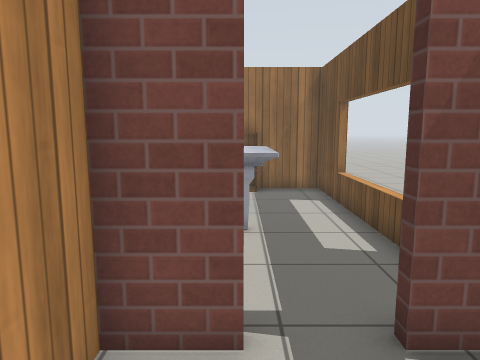
View 1 (above)

23 first-person views from a walk through a world built for the Gazebo simulator. The camera is 1.2 m above the floor, tilts 8° down and sees 70° across. The floor is counted in squares, 0.5 m on a side. Each view is taken from the middle of a square. On the plan, view 1 faces up. The plan holds only what a view shows up to about 20 squares ahead; the rest is blank. Robots are left out. Simple patterns stand in for the simulator's built-in surfaces.

View 2
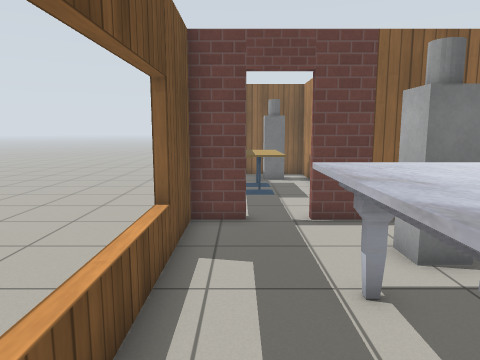

View 3
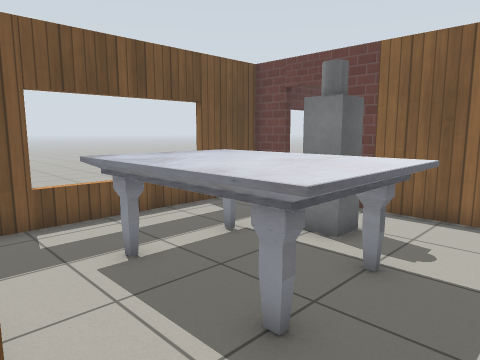

View 4
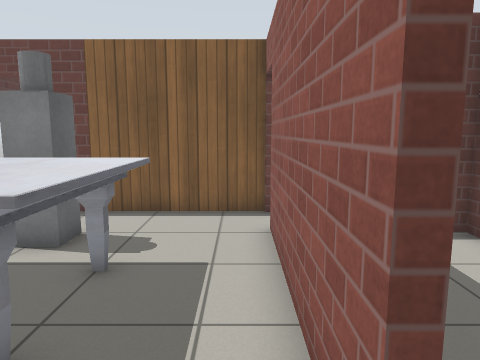

View 5
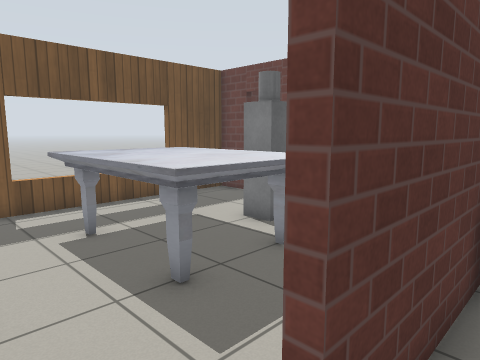

View 6
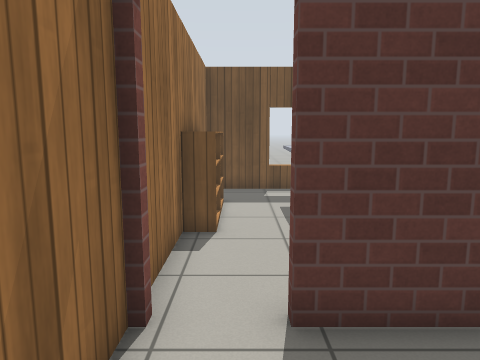

View 7
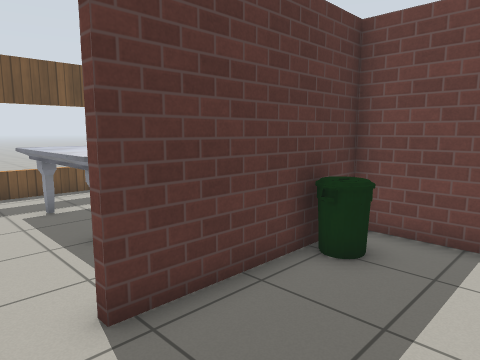

View 8
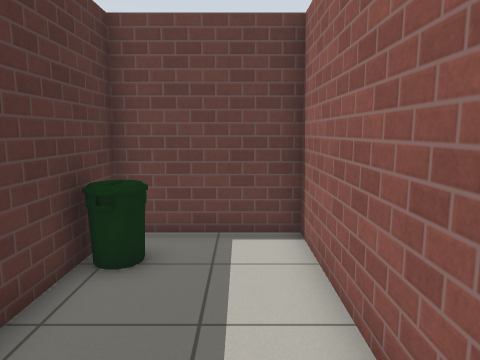

View 9
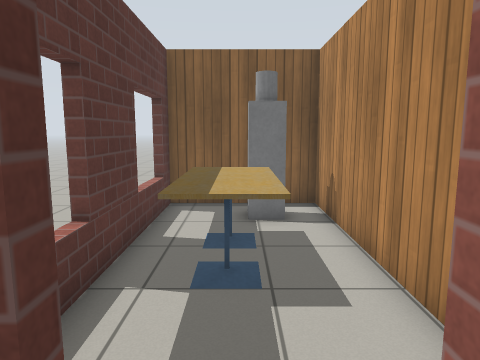

View 10
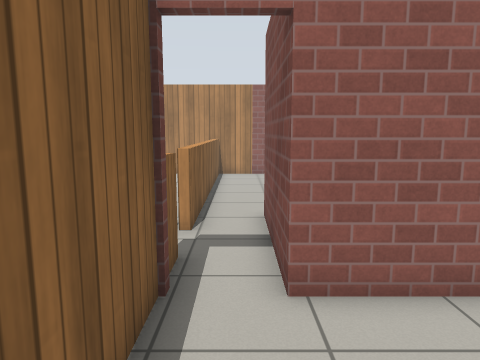

View 11
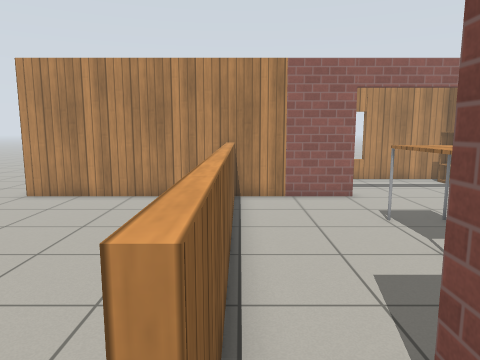

View 12
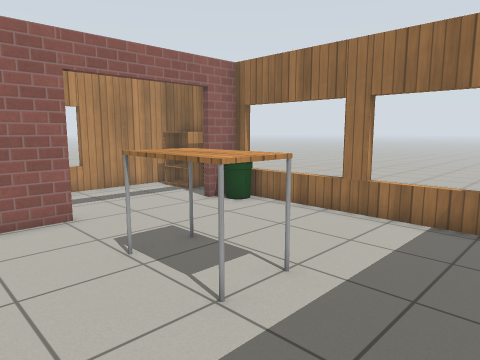

View 13
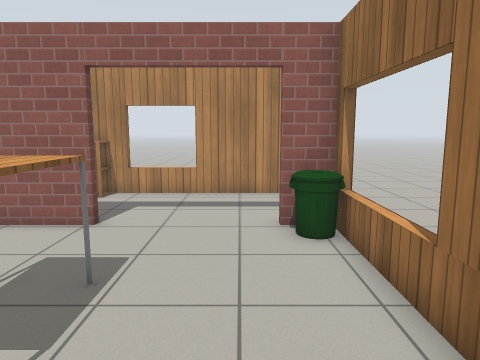

View 14
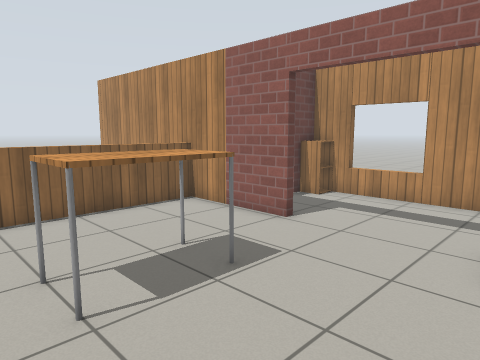

View 15
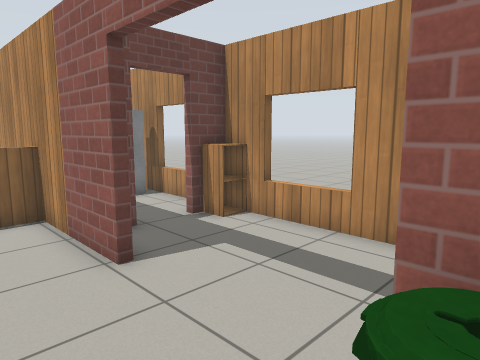

View 16
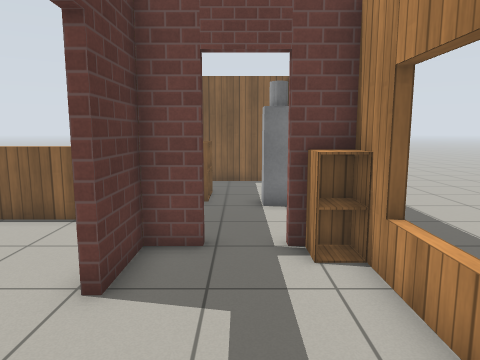

View 17
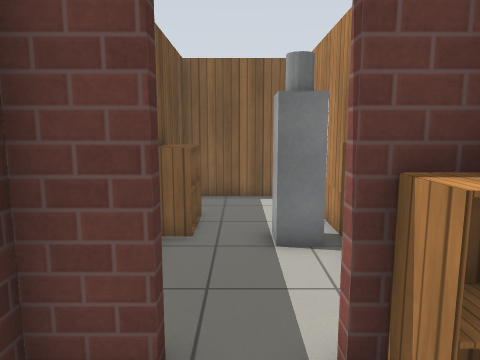

View 18
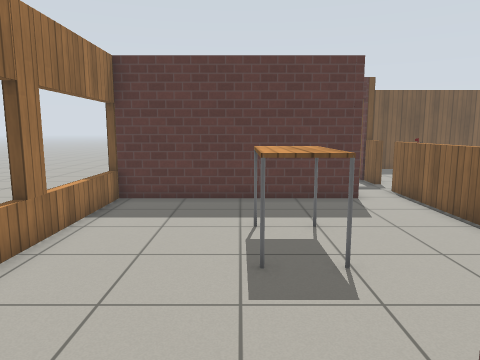

View 19
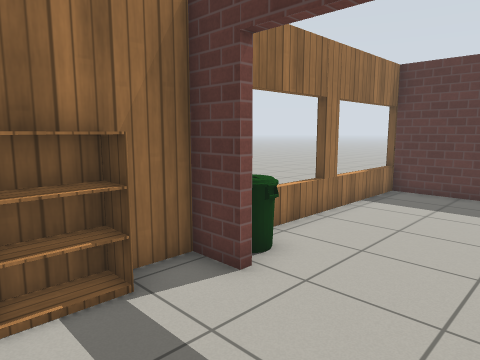

View 20
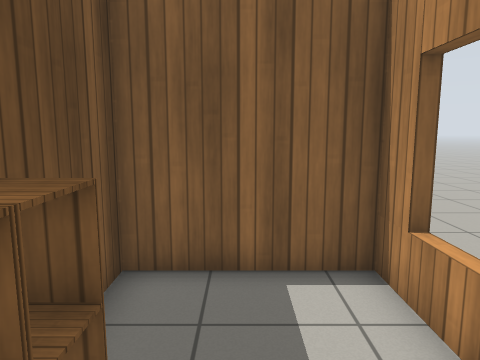

View 21
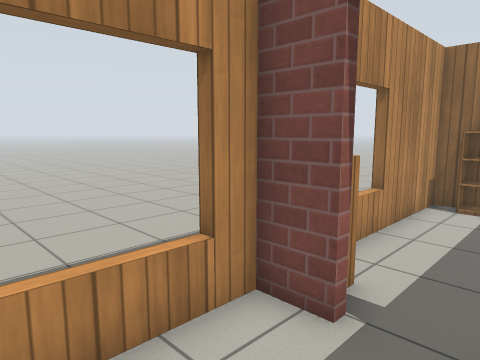

View 22
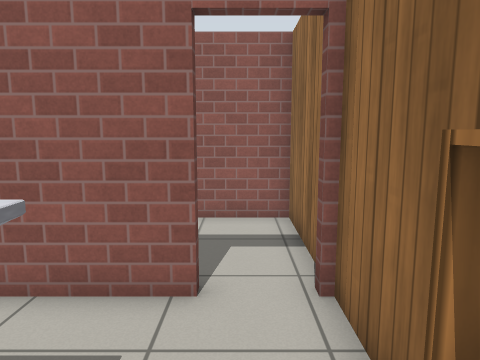

View 23
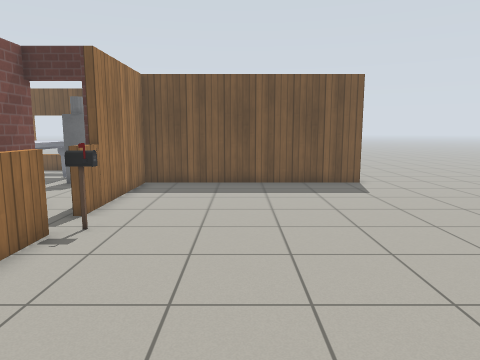

### Floor plan
Points are (right, up) in squares from view 1. A wall is a line through its corners. A room is listed if a view was taken in it or the views show most of it. See-through windows are left out.
Room 1 (view 1)
walls: (0.1, 3.5) (-1.6, 3.5) (-1.6, -6.4) (3.3, -6.4) (3.3, 1.5); (2.6, 3.5) (1.8, 3.5)
ways out: open door at (0.5, 4) to room 2
objects: person (0, -5) to (1, -4); cafe table (1, -3) to (2, -2); cafe table (1, -1) to (2, 0)
Room 2 (views 2, 3, 4, 9, 10, 22)
walls: (-3.8, 14.4) (-6.8, 14.4); (-6.8, 12.4) (-6.8, 5.7); (1.8, 3.8) (3.3, 3.8) (3.3, 14.4) (0.1, 14.4); (-6.9, 3.8) (0.1, 3.8)
ways out: open door at (0.5, 4) to room 1; open door at (-7, 13.5) to room 3; open door at (-7, 4.5) to room 7
objects: marble table (-4, 8) to (1, 11); bookshelf (-3, 14) to (-2, 14); person (-2, 6) to (-1, 7); bookshelf (-1, 14) to (0, 14)
Room 3 (views 5, 6, 7, 8)
walls: (-7, 14.4) (-11.5, 14.4) (-11.5, 6) (-7.1, 6) (-7.1, 12.4)
ways out: open door at (-7, 13.5) to room 2
objects: bin (-8, 8)
Room 4 (views 11, 12, 13, 14, 15)
walls: (-21.7, 8.3) (-21.7, 3.9); (-11.6, 14.4) (-21.7, 14.4) (-21.7, 13); (-8.4, 3.8) (-6.9, 3.8); (-6.8, 5.7) (-11.7, 5.7) (-11.7, 14.7)
low walls: (-21.8, 3.8) (-10.1, 3.8); (-8.4, 3.5) (-8.4, 3.8)
ways out: open door at (-22, 11) to room 5; opening at (-9, 4) to room 7
objects: bin (-21, 13) to (-21, 14); table (-18, 8) to (-16, 9)
Room 5 (views 16, 17, 18, 19)
walls: (-26.3, 10.3) (-26.8, 10.3); (-26.8, 7.6) (-26.3, 7.6); (-25.5, 6) (-25, 6); (-22, 13) (-22, 14.4) (-26.4, 14.4) (-26.4, 7.5); (-23.2, 6) (-22, 6) (-22, 8.3)
ways out: open door at (-22, 11) to room 4; open door at (-24.5, 6) to room 6
objects: cabinet (-26, 6) to (-26, 7); bookshelf (-25, 14) to (-24, 14)
Room 6 (views 20, 21)
walls: (-26.4, 0.6) (-26.4, -3.7) (-22, -3.7) (-22, -0.4); (-26.3, 4.9) (-26.8, 4.9); (-26.8, -2.6) (-26.3, -2.6); (-25, 5.7) (-25.5, 5.7); (-26.4, 5.5) (-26.4, 2.4)
ways out: open door at (-24.5, 6) to room 5
objects: person (-26, 1) to (-25, 2); cabinet (-23, 0) to (-22, 0); cabinet (-23, 1) to (-22, 1)
Room 7 (view 23)
walls: (-1.9, -6.8) (-1.9, 3.5) (-8.4, 3.5); (-21.7, -0.4) (-21.7, -4); (-21.7, 3.9) (-21.7, 1.5); (3.3, -0.2) (3.8, -0.2); (3.3, -5.5) (3.8, -5.5); (3.3, 6.5) (3.8, 6.5); (3.8, 11.8) (3.3, 11.8)
low walls: (-10.1, 3.5) (-11.9, 3.5)
ways out: open door at (-7, 4.5) to room 2; opening at (-9, 4) to room 4
objects: postbox (-10, 3)

Positions as (right, up) in squares from view 1, and headings:
1: (0, 0), facing up
2: (2, 13), facing down
3: (-6, 14), facing down-right
4: (-6, 14), facing down
5: (-8, 14), facing down-right
6: (-11, 13), facing right
7: (-11, 14), facing down-right
8: (-10, 14), facing down
9: (1, 5), facing down
10: (-2, 5), facing left
11: (-9, 4), facing left
12: (-12, 5), facing up-left
13: (-13, 12), facing left
14: (-14, 14), facing down-left
15: (-19, 14), facing down-left
16: (-24, 13), facing down
17: (-24, 9), facing down
18: (-24, 10), facing right
19: (-26, 9), facing up-right
20: (-24, 2), facing down
21: (-23, 2), facing up-left
22: (-2, 13), facing left
23: (-18, -1), facing right
